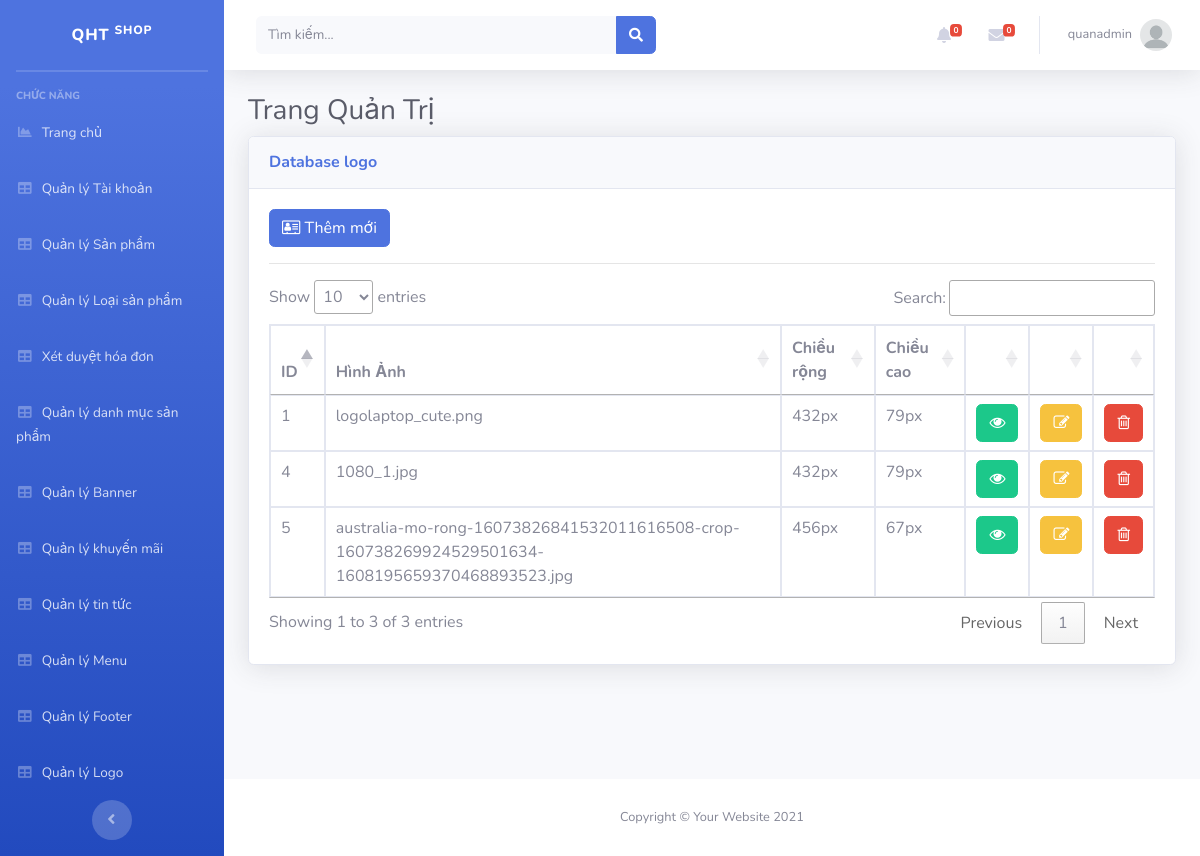
Page /Admin/index.php?mod=logo (signed in) on the committed database.
### tables this page shows
CREATE TABLE `logo` (
  `Id` int(11) NOT NULL,
  `image` varchar(255) NOT NULL,
  `width` varchar(255) NOT NULL,
  `height` varchar(255) NOT NULL,
  `TrangThai` int(11) NOT NULL
);

### Admin/MVC/controllers/LogoController.php (called while the page is built, shortened)
<?php
class LogoController
{
	var $logo_model;
	function __construct()
	{
		$this->logo_model = new Logo();
	}
	public function list()
	{
		$data = $this->logo_model->All();
		require_once("MVC/Views/Admin/index.php");
	}
}

### Admin/MVC/Models/connection.php (called while the page is built, shortened)
<?php
    class Connection{
        function __construct()
        {
            $severname ="localhost";
            $username ="root";
            $password ="";
            $db_name ="wiroshop";
            $this->conn = new mysqli($severname,$username,$password,$db_name);
        }
    }
?>

### Admin/MVC/Models/model.php (called while the page is built, shortened)
<?php
require_once("connection.php");
class Model
{
    var $table;
    var $contens;
    function __construct()
    {
        $conn_obj = new Connection();
        $this->conn = $conn_obj->conn;
    }
    function All()
    {
        $query = "select * from $this->table ORDER BY $this->contens DESC ";
        require("result.php");
        return $data;
    }
}

### Admin/MVC/Models/result.php (called while the page is built)
<?php
$result = $this->conn->query($query);
$data = array();
while ($row = $result->fetch_assoc()) {
    $data[] = $row;
}
?>

### Admin/MVC/Views/logo/list.php (the view, shortened to what this page needs)
<a href="?mod=logo&act=add" type="button" class="btn btn-primary"><i class="fa fa-address-card-o" aria-hidden="true"></i>&nbsp;Thêm mới</a>
<hr>
<table class="table table-bordered" id="dataTable" width="100%" cellspacing="0">
  <thead>
    <tr>
      <th scope="col">ID</th>
      <th scope="col">Hình Ảnh</th>
      <th scope="col">Chiều rộng</th>
      <th scope="col">Chiều cao</th>
      <th scope="col"></th>
      <th scope="col"></th>
      <th scope="col"></th>
    </tr>
  </thead>
  <tbody>
    <?php foreach ($data as $row) { ?>
      <tr>
        <td><?= $row['Id'] ?></td>
        <td><?= $row['image'] ?></td>
         <td><?= $row['width'] ?></td>
         <td><?= $row['height'] ?></td>
        <td>
          <a href="?mod=logo&act=detail&id=<?= $row['Id'] ?>" class="btn btn-success"><i class="fa fa-eye" aria-hidden="true"></i></a>
        </td>
        <td>
           <?php if (isset($_SESSION['isLogin_Admin']) && $_SESSION['isLogin_Admin'] == true) { ?>
          <a href="?mod=logo&act=edit&id=<?= $row['Id'] ?>" class="btn btn-warning"><i class="fa fa-pencil-square-o" aria-hidden="true"></i></a>
          <?php }?>
        </td>
        <td>
           <?php if (isset($_SESSION['isLogin_Admin']) && $_SESSION['isLogin_Admin'] == true) { ?>
          <a href="?mod=logo&act=delete&id=<?= $row['Id'] ?>" onclick="return confirm('Bạn có thật sự muốn xóa ?');" type="button" class="btn btn-danger"><i class="fa fa-trash-o" aria-hidden="true"></i></a>
          <?php }?>
        </td>
      </tr>
    <?php } ?>
</table>

### rows in the picture
logo: Id "5", image "australia-mo-rong-16073826841532011616508-crop-160738269924529501634-1608195659370468893523.jpg", width "456px", height "67px"
logo: Id "4", image "1080_1.jpg", width "432px", height "79px"
logo: Id "1", image "logolaptop_cute.png", width "432px", height "79px"

### other values in the picture
$_SESSION['login']['TaiKhoan'] "quanadmin"
$mod "logo"
